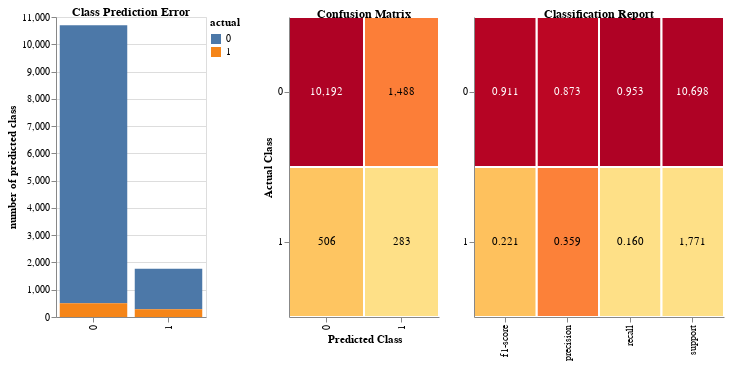

The cell this chart's notebook holds for it:
### Code cell
df_cm = (
    pd.DataFrame(
        mr.confusion_matrix(
            y_test,
            y_pred_test_selected_threshold,
            labels=np.sort(np.unique(y_train_val)),
        ),
        index=np.sort(np.unique(y_train_val)),
        columns=np.sort(np.unique(y_train_val)),
    )
    .rename_axis("actual", axis="columns")
    .rename_axis("predicted", axis="rows")
)
df_cr = pd.DataFrame(
    mr.classification_report(
        y_test,
        y_pred_test_selected_threshold,
        target_names=np.sort(np.unique(y_train_val)),
        output_dict=True,
    )
).T
plot_altair_grid(
    df_cm,
    df_cr,
    ptitle_offset=-5,
    cpe_figsize=(150, 300),
    cm_figsize=(150, 300),
    cr_figsize=[(250, 300), (100, 300)],
)

### Figure 1 — Vega-Lite specification as saved in the notebook (floating-point values rounded to 4 significant figures)
{"config": {"view": {"continuousWidth": 400, "continuousHeight": 300}, "title": {"anchor": "middle", "fontSize": 12}}, "hconcat": [{"data": {"name": "data-0716a91c954e9012009e7bdbaf3d1b1f"}, "mark": "bar", "encoding": {"color": {"type": "nominal", "field": "actual", "legend": {"offset": 3.5}}, "tooltip": [{"type": "quantitative", "field": "actual", "title": "Actual"}, {"type": "quantitative", "field": "predicted", "title": "Predicted"}, {"type": "quantitative", "aggregate": "sum", "field": "value", "format": ",.0f", "title": "Number"}], "x": {"type": "nominal", "axis": {"title": ""}, "field": "predicted"}, "y": {"type": "quantitative", "aggregate": "sum", "axis": {"title": "number of predicted class"}, "field": "value"}}, "height": 300, "title": {"text": "Class Prediction Error", "offset": -7}, "width": 150}, {"layer": [{"mark": {"type": "rect", "stroke": "white", "strokeWidth": 2}, "encoding": {"color": {"type": "quantitative", "field": "value", "legend": null, "scale": {"scheme": "yelloworangered", "type": "log"}}, "x": {"type": "nominal", "field": "predicted", "title": "Predicted Class"}, "y": {"type": "nominal", "field": "actual", "title": "Actual Class"}}, "title": {"text": "Confusion Matrix", "offset": -5}}, {"mark": {"type": "text", "baseline": "middle"}, "encoding": {"color": {"condition": {"value": "white", "test": "(datum.value > 3117.25)"}, "value": "black"}, "text": {"type": "quantitative", "field": "value", "format": ",.0f"}, "x": {"type": "nominal", "field": "predicted", "title": "Predicted Class"}, "y": {"type": "nominal", "field": "actual", "title": "Actual Class"}}, "title": {"text": "Confusion Matrix", "offset": -5}}], "data": {"name": "data-0716a91c954e9012009e7bdbaf3d1b1f"}, "height": 300, "width": 150}, {"layer": [{"mark": {"type": "rect", "stroke": "white", "strokeWidth": 2}, "encoding": {"color": {"type": "quantitative", "field": "value", "legend": null, "scale": {"scheme": "yelloworangered", "type": "log"}}, "x": {"type": "nominal", "field": "metric", "title": ""}, "y": {"type": "nominal", "field": "class", "title": ""}}, "title": {"text": "Classification Report", "offset": -5}}, {"mark": {"type": "text", "baseline": "middle"}, "encoding": {"color": {"condition": {"value": "white", "test": "(datum.value > 0.5792951931178055)"}, "value": "black"}, "text": {"type": "quantitative", "field": "value", "format": ".3f"}, "x": {"type": "nominal", "field": "metric", "title": ""}, "y": {"type": "nominal", "field": "class", "title": ""}}, "title": {"text": "Classification Report", "offset": -5}}, {"layer": [{"mark": {"type": "rect", "stroke": "white", "strokeWidth": 2}, "encoding": {"color": {"type": "quantitative", "field": "value", "legend": null, "scale": {"scheme": "yelloworangered", "type": "log"}}, "x": {"type": "nominal", "field": "metric", "title": ""}, "y": {"type": "nominal", "field": "class", "title": ""}}, "title": ""}, {"mark": {"type": "text", "baseline": "middle"}, "encoding": {"color": {"condition": {"value": "white", "test": "(datum.value > 6234.5)"}, "value": "black"}, "text": {"type": "quantitative", "field": "value", "format": ",.0f"}, "x": {"type": "nominal", "field": "metric", "title": ""}, "y": {"type": "nominal", "field": "class", "title": ""}}, "title": ""}], "data": {"name": "data-0502160f291cf14fb790d928b2ddf595"}, "height": 300, "width": 100}], "data": {"name": "data-ef69fa1b19dd03af36342d2d90175c9e"}, "height": 300, "resolve": {"scale": {"color": "independent"}}, "width": 250}], "$schema": "https://vega.github.io/schema/vega-lite/v4.8.1.json", "datasets": {"data-0716a91c954e9012009e7bdbaf3d1b1f": [{"actual": 0, "predicted": 0, "value": 10192}, {"actual": 0, "predicted": 1, "value": 1488}, {"actual": 1, "predicted": 0, "value": 506}, {"actual": 1, "predicted": 1, "value": 283}], "data-ef69fa1b19dd03af36342d2d90175c9e": [{"metric": "precision", "class": 0, "value": 0.8726}, {"metric": "precision", "class": 1, "value": 0.3587}, {"metric": "recall", "class": 0, "value": 0.9527}, {"metric": "recall", "class": 1, "value": 0.1598}, {"metric": "f1-score", "class": 0, "value": 0.9109}, {"metric": "f1-score", "class": 1, "value": 0.2211}], "data-0502160f291cf14fb790d928b2ddf595": [{"metric": "support", "class": 0, "value": 10700.0}, {"metric": "support", "class": 1, "value": 1771.0}]}}
